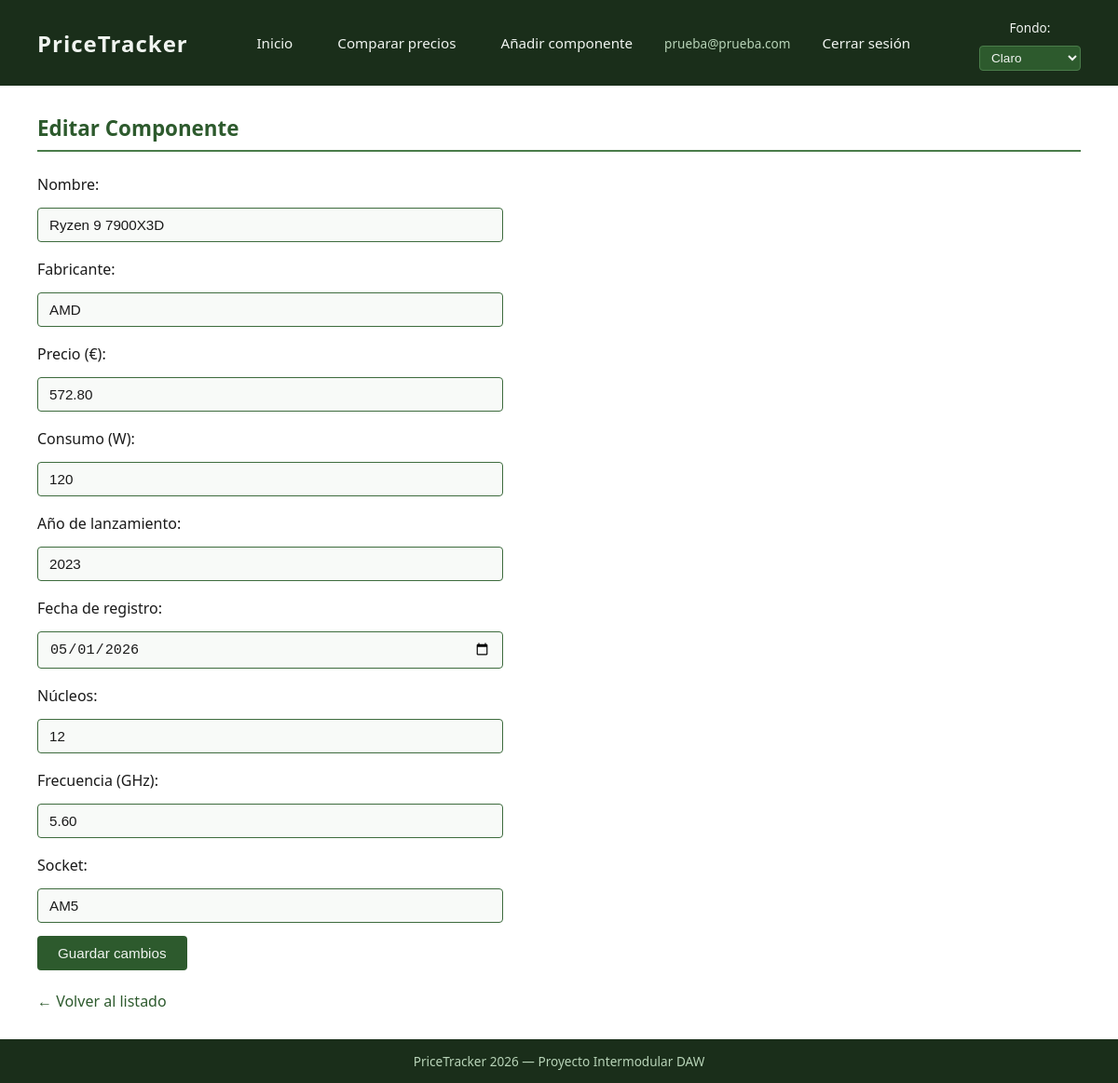
/index.php?accion=editar&id=1 (signed in), run on the app's committed database.
### tables this page shows
CREATE TABLE `componentes` (
  `id` int NOT NULL,
  `tipoComponente` enum('Procesador','TarjetaGrafica','MemoriaRAM') NOT NULL,
  `nombre` varchar(100) NOT NULL,
  `fabricante` varchar(100) NOT NULL,
  `precio` decimal(10,2) NOT NULL,
  `consumo` int NOT NULL,
  `anioLanzamiento` int NOT NULL,
  `fecha_registro` date DEFAULT NULL,
  `nucleos` int DEFAULT NULL,
  `frecuencia` decimal(8,2) DEFAULT NULL,
  `socket` varchar(50) DEFAULT NULL,
  `memoriaVRAM` int DEFAULT NULL,
  `velocidadMemoria` int DEFAULT NULL,
  `ensamblador` varchar(100) DEFAULT NULL,
  `capacidad` int DEFAULT NULL,
  `tipo` varchar(20) DEFAULT NULL,
  `latencia` int DEFAULT NULL
);

### controllers/ComponenteController.php (called while the page is built, shortened)
<?php
class ComponenteController {
    private $gestor;
    public function __construct($gestor) {
        $this->gestor = $gestor;
    }
    public function editar() {
        $id = $_GET['id'] ?? null;
        $componente = $this->gestor->buscar($id);
        include "views/editar.php";
    }
}

### models/GestorPDO.php (called while the page is built, shortened)
<?php
class GestorPDO {
    private $db;
    public function __construct() {
        $this->db = Connection::getInstance()->getConn();
    }
    public function buscar($id) {
        $stmt = $this->db->prepare("SELECT * FROM componentes WHERE id = :id");
        $stmt->bindValue(':id', $id);
        $stmt->execute();
        $value = $stmt->fetch(PDO::FETCH_ASSOC);
        return $this->hidratar($value);
    }
    private function hidratar($value) {
        $fecha = $value['fecha_registro'] ?? null;
        if ($value['tipoComponente'] == 'Procesador') {
            return new Procesador(
                $value['nombre'], $value['fabricante'], $value['precio'],
                $value['consumo'], $value['anioLanzamiento'],
                $value['nucleos'], $value['frecuencia'], $value['socket'],
                $value['id'], $fecha
            );
        }
    }
}

### autoload.php (called while the page is built, shortened)
<?php
spl_autoload_register(function($class) {
    $paths = [
        __DIR__ . '/models/',
        __DIR__ . '/controllers/'
    ];
    foreach ($paths as $path) {
        $file = $path . $class . '.php';
        if (file_exists($file)) {
            return;
        }
    }
});

### models/Connection.php (called while the page is built, shortened)
<?php
class Connection {
    protected $conn;
    private $configFile = "conf.json";
    private static $instance = null;
    public static function getInstance() {
        if (self::$instance === null) {
            self::$instance = new self();
        }
        return self::$instance;
    }
    private function makeConnection() {
        try {
            $configData = file_get_contents($this->configFile);
            $c = json_decode($configData, true);
            $dsn = "mysql:host=" . $c['host'] . ";dbname=" . $c['db'] . ";charset=utf8";
            $this->conn = new PDO($dsn, $c['userName'], $c['password']);
        } catch (PDOException $e) {
            echo "<b>Mensaje:</b> " . $e->getMessage() . "<br>";
            echo "<b>Codigo de error MySQL:</b> " . $e->getCode() . "<br>";
        } catch (Exception $e) {
            echo "Error de sistema: " . $e->getMessage();
        }
    }
    public function getConn() {
        return $this->conn;
    }
}

### models/Componente.php (called while the page is built, shortened)
<?php
class Componente {
    protected $nombre;
    protected $fabricante;
    protected $precio;
    protected $consumo;
    protected $anioLanzamiento;
    protected $fechaRegistro;
    public function __construct($id, $nombre, $fabricante, $precio, $consumo, $anioLanzamiento, $fechaRegistro = null) {
        $this->nombre = $nombre;
        $this->fabricante = $fabricante;
        $this->precio = $precio;
        $this->consumo = $consumo;
        $this->anioLanzamiento = $anioLanzamiento;
        $this->fechaRegistro = $fechaRegistro;
    }
    public function getNombre() { return $this->nombre; }
    public function getFabricante() { return $this->fabricante; }
    public function getPrecio() { return $this->precio; }
    public function getConsumo() { return $this->consumo; }
    public function getAnioLanzamiento() { return $this->anioLanzamiento; }
    public function getFechaRegistro() { return $this->fechaRegistro; }
}

### models/Procesador.php (called while the page is built, shortened)
<?php
class Procesador extends Componente {
    private $nucleos;
    private $frecuencia;
    private $socket;
    public function __construct($nombre, $fabricante, $precio, $consumo, $anioLanzamiento, $nucleos, $frecuencia, $socket, $id = 0, $fechaRegistro = null) {
        $this->nucleos = $nucleos;
        $this->frecuencia = $frecuencia;
        $this->socket = $socket;
    }
    public function getNucleos() { return $this->nucleos; }
    public function getFrecuencia() { return $this->frecuencia; }
    public function getSocket() { return $this->socket; }
}

### views/editar.php (the view, shortened to what this page needs)
<?php include 'header.php'; ?>
<main>
    <h2>Editar Componente</h2>
    <form method="POST">
        <label>Nombre:</label>
        <input type="text" name="nombre" value="<?= $componente->getNombre() ?>" required>
        <label>Fabricante:</label>
        <input type="text" name="fabricante" value="<?= $componente->getFabricante() ?>" required>
        <label>Precio (€):</label>
        <input type="number" step="0.01" name="precio" value="<?= $componente->getPrecio() ?>" required>
        <label>Consumo (W):</label>
        <input type="number" name="consumo" value="<?= $componente->getConsumo() ?>" required>
        <label>Año de lanzamiento:</label>
        <input type="number" name="anioLanzamiento" value="<?= $componente->getAnioLanzamiento() ?>" required>
        <label>Fecha de registro:</label>
        <input type="date" name="fechaRegistro" value="<?= $componente->getFechaRegistro() ?>">
        <?php if ($componente instanceof Procesador): ?>
            <label>Núcleos:</label>
            <input type="number" name="nucleos" value="<?= $componente->getNucleos() ?>" required>
            <label>Frecuencia (GHz):</label>
            <input type="number" step="0.01" name="frecuencia" value="<?= $componente->getFrecuencia() ?>" required>
            <label>Socket:</label>
            <input type="text" name="socket" value="<?= $componente->getSocket() ?>" required>
        <?php endif; ?>
        <button type="submit">Guardar cambios</button>
    </form>
    <br>
    <a href="/ProyectoPcPartPickerComparador/index.php">← Volver al listado</a>
</main>
<?php include 'footer.php'; ?>

### css/estilos.css (style rules this page uses)
* { margin: 0; padding: 0; box-sizing: border-box; }
body { font-family: 'Segoe UI', Tahoma, Geneva, Verdana, sans-serif; font-size: 16px; color: #1a1a1a; min-height: 100vh; display: flex; flex-direction: column; }
main { flex: 1; padding: 30px 40px; max-width: 1200px; margin: 0 auto; width: 100%; }
h2 { color: #2d5a2d; font-size: 1.4rem; margin-bottom: 20px; padding-bottom: 8px; border-bottom: 2px solid #4a7c4a; }
form { display: flex; flex-direction: column; gap: 14px; max-width: 500px; }
label, form br + input, form br + select, form br + textarea { margin-top: 4px; }
input[type="text"], input[type="email"], input[type="password"], input[type="number"], input[type="date"], select, textarea { width: 100%; padding: 9px 12px; border: 1px solid #3d6b3d; border-radius: 4px; font-size: 0.95rem; background-color: #f8faf8; color: #1a1a1a; transition: border-color 0.2s; }
button, input[type="submit"] { background-color: #2d5a2d; color: #f0f4f0; border: none; padding: 10px 22px; border-radius: 4px; font-size: 0.95rem; cursor: pointer; transition: background-color 0.2s; width: fit-content; }
a { color: #2d5a2d; text-decoration: none; }

### data on the page
componentes: nombre "Ryzen 9 7900X3D", fabricante "AMD", precio "572.80", consumo "120", anioLanzamiento "2023", fechaRegistro "05/01/2026", nucleos "12", frecuencia "5.60", socket "AM5"

### other printed values
$_SESSION['usuario_email'] "prueba@prueba.com"
